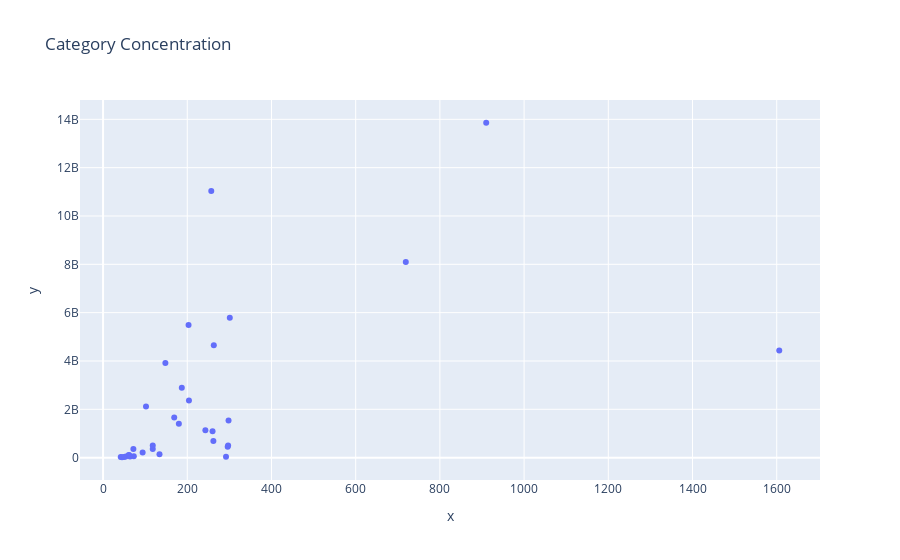

The notebook cell saved with this chart:
### Code cell
scatter = px.scatter(x=cat_merged_df.App, y=cat_merged_df.Installs, title='Category Concentration')
scatter.show()

### Figure 1 — Plotly figure (JSON) as saved in the notebook; plotly's stock layout.template omitted (floating-point values rounded to 4 significant figures)
{"data": [{"hovertemplate": "x=%{x}<br>y=%{y}<extra></extra>", "legendgroup": "", "marker": {"color": "#636efa", "symbol": "circle"}, "mode": "markers", "name": "", "orientation": "v", "showlegend": false, "type": "scatter", "x": [61, 73, 42, 169, 262, 54, 257, 134, 118, 102, 45, 1606, 296, 94, 910, 243, 62, 64, 297, 118, 292, 204, 50, 298, 263, 301, 180, 203, 260, 719, 187, 148, 72], "xaxis": "x", "y": [114233100, 53129800, 26916200, 1665791655, 692018120, 44931100, 11039241530, 140912410, 352852000, 2113660000, 15949410, 4437554490, 455249400, 211677750, 13858762717, 1134006220, 97082000, 52083000, 503611120, 503267560, 39162676, 2369110650, 31116110, 1532352930, 4649143130, 5788070180, 1400331540, 5487841475, 1096431465, 8099724500, 2894859300, 3916897200, 361096500], "yaxis": "y"}], "layout": {"legend": {"tracegroupgap": 0}, "title": {"text": "Category Concentration"}, "xaxis": {"anchor": "y", "domain": [0, 1], "title": {"text": "x"}}, "yaxis": {"anchor": "x", "domain": [0, 1], "title": {"text": "y"}}}}
